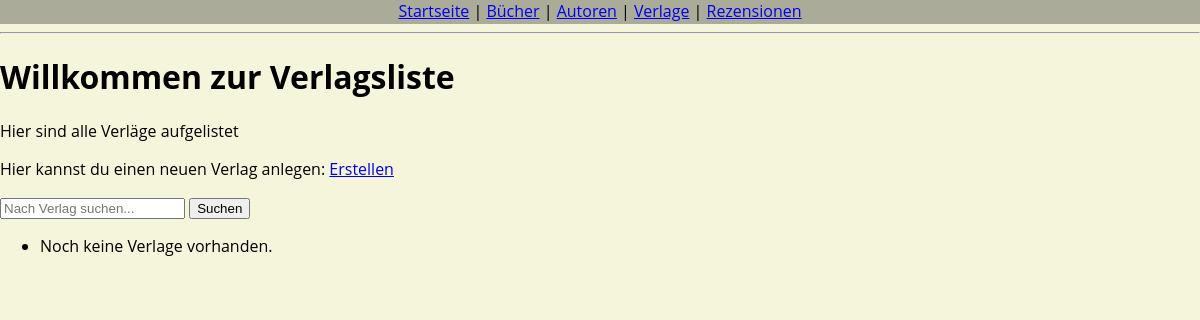
The app's page /publishers/, older data.
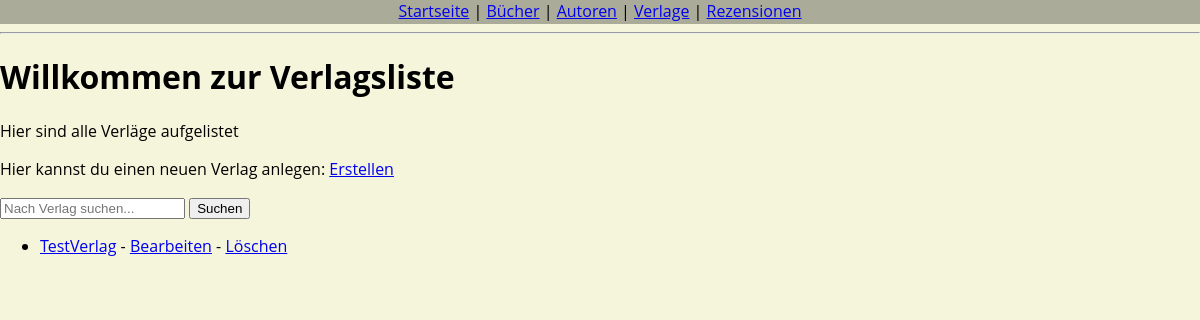
The same page, newer data.
### library/models.py (models this page shows, shortened)
class Publisher(models.Model):
    Name = models.CharField(max_length=200)
    Gründungsjahr = models.PositiveIntegerField(null=True, blank=True)
    Sitz = models.CharField(max_length=200, blank=True)
    Beschreibung = models.TextField(blank=True)

### library/views.py (the view)
# urls.py: path("publishers/", views.PublisherListView.as_view(), name="publisher_list"),
class PublisherListView(ListView):
    model = Publisher
    template_name = "library/publisher/publisher_list.html"
    context_object_name = "publishers"
    def get_queryset(self):
        queryset = super().get_queryset()
        search_query = self.request.GET.get("q")
        if search_query:
            queryset = queryset.filter(Name__icontains=search_query)
        return queryset

### library/templates/library/publisher/publisher_list.html
{% extends "library/base.html" %}
{% block content %}
  <h1>Willkommen zur Verlagsliste</h1>
  <p>Hier sind alle Verläge aufgelistet</p>
  <p>
    Hier kannst du einen neuen Verlag anlegen:
    <a href="{% url 'publisher_create' %}">Erstellen</a>
  </p>
  <form method="get" action="{% url 'publisher_list' %}">
    <input type="text" name="q" placeholder="Nach Verlag suchen..." value="{{ request.GET.q }}">
    <button type="submit">Suchen</button>
  </form>
  <ul>
    {% for p in publishers %}
      <li>
        <a href="{% url 'publisher_detail' p.pk %}">{{ p.Name }}</a>
        - <a href="{% url 'publisher_update' p.pk %}">Bearbeiten</a>
        - <a href="{% url 'publisher_delete' p.pk %}">Löschen</a>
      </li>
    {% empty %}
      <li>Noch keine Verlage vorhanden.</li>
    {% endfor %}
    </ul>
{% endblock %}

Row changes from the older to the newer data that the page shows:
added Publisher: Name "TestVerlag"
Text that changed along with them:
text no longer shown: "Noch keine Verlage vorhanden."
